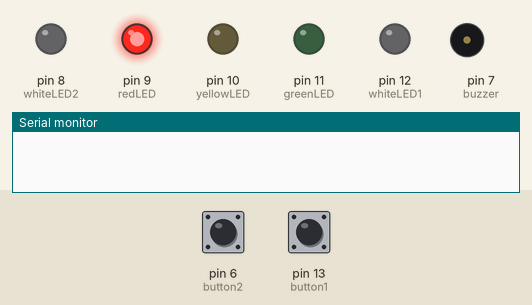
The sketch below on a simulated Arduino Uno, built with avr-gcc and run on an emulated ATmega328P. Shown: output pins drawn as LEDs (lit = HIGH), buzzer (waves = sounding, pin HIGH), the last lines printed to the serial monitor. Dashed ring = blinking. The test bench sets the inputs (shaded band); at power-on: pin 6 (button2) HIGH, pin 13 (button1) HIGH. Random numbers use the default seed unless the sketch sets one.

Above: at 2.9 s.
3.0 s: pin 6 (button2) pulled LOW for 0.15 s
At 3.8 s:
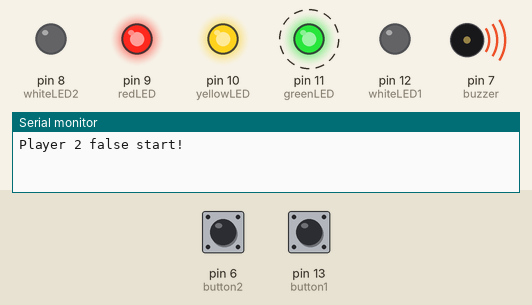
6.1 s: pin 6 (button2) pulled LOW for 1 s
At 8.9 s:
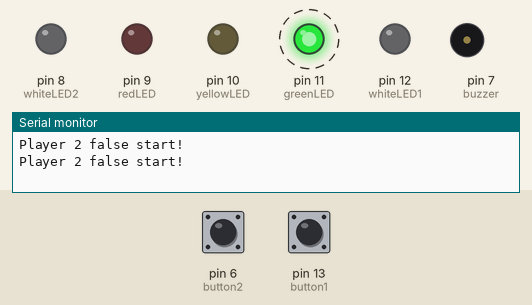
10.1 s: pin 6 (button2) pulled LOW for 3.2 s
At 13.5 s:
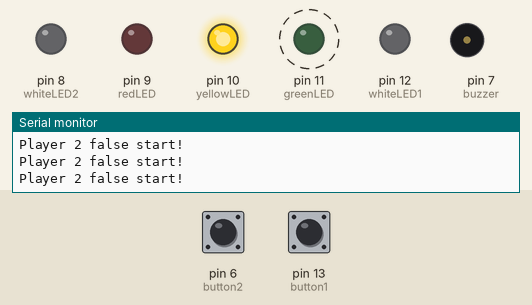
17.8 s: pin 13 (button1) pulled LOW for 0.15 s
At 19.5 s:
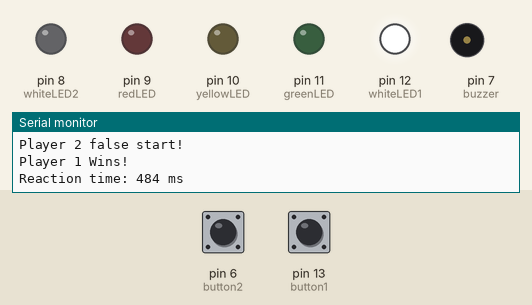
Timing chart, 0 to 21.8 s (numbered marks = the images above; inputs shaded):
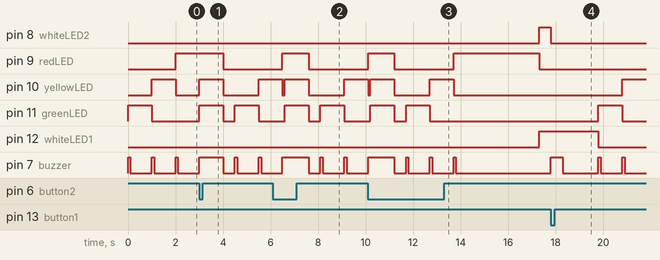

Measured:
- after the input at 3.0 s, pin 10 (yellowLED): LOW → HIGH at once, → LOW 1.0 s later, → HIGH 1.5 s later; pin 11 (greenLED): alternates HIGH for 1.0 s and LOW for 0.50 s, starting at once; pin 7 (buzzer): goes HIGH 1.0 s, LOW 0.50 s, HIGH 0.10 s, LOW 0.90 s, HIGH 0.10 s, then LOW, starting at once
- after the input at 6.1 s, pin 11 (greenLED): alternates HIGH for 1.0 s and LOW for 0.50 s, starting after 0.50 s
- after the input at 10.1 s, pin 11 (greenLED): alternates HIGH for 1.0 s and LOW for 0.50 s, 4 changes in all, then stays LOW, starting after 0.10 s
- after the input at 17.8 s, pin 8 (whiteLED2): HIGH → LOW at once; pin 10 (yellowLED): LOW → HIGH after 3.0 s; pin 11 (greenLED): LOW → HIGH after 2.0 s, → LOW 1.0 s later; pin 12 (whiteLED1): HIGH → LOW after 2.0 s; pin 7 (buzzer): goes HIGH 0.50 s, LOW 1.5 s, HIGH 0.10 s, LOW 0.90 s, HIGH 0.10 s, then LOW, starting at once
- by itself, pin 7 (buzzer): alternates HIGH for 0.10 s and LOW for 0.90 s

The sketch:

ReactionTime.ino
```cpp
/*Two player reaction time game using an Arduino Uno
  Components: Two white LEDS, one red LED, one yellow LED, one green LED
              Five 220Ohm resistors
              One Active buzzer
              Two buttons
*/

int whiteLED1 = 12;
int greenLED = 11;
int yellowLED = 10;
int redLED = 9;
int whiteLED2 = 8;

int buzzer = 7;

int button1 = 13;
int button2 = 6;

bool buttonPressed = false;

unsigned long startTime = 0;
unsigned long reactionTime = 0;

void setup() {
  Serial.begin(9600);

  pinMode(whiteLED1, OUTPUT);
  pinMode(greenLED, OUTPUT);
  pinMode(yellowLED, OUTPUT);
  pinMode(redLED, OUTPUT);
  pinMode(whiteLED2, OUTPUT);

  pinMode(buzzer, OUTPUT);

  pinMode(button1, INPUT_PULLUP);
  pinMode(button2, INPUT_PULLUP);

  //Creating random number using noise from floating analog pin
  //A0 is unconnected so its just picking up random electrical noise
  randomSeed(analogRead(A0));
}

void loop() {
  //Initial traffic light LED sequence. Buzzer sounds when each light turns on.
  digitalWrite(greenLED, HIGH);
  digitalWrite(buzzer, HIGH);
  delay(100);
  digitalWrite(buzzer, LOW);
  delay(900);
  digitalWrite(greenLED, LOW);

  digitalWrite(yellowLED, HIGH);
  digitalWrite(buzzer, HIGH);
  delay(100);
  digitalWrite(buzzer, LOW);
  delay(900);
  digitalWrite(yellowLED, LOW);

  digitalWrite(redLED, HIGH);
  digitalWrite(buzzer, HIGH);
  delay(100);
  digitalWrite(buzzer, LOW);

  unsigned long waitTime = random(900, 4901);
  unsigned long start = millis();
  bool falseStart = false;

  //While loop to detect false starts during the red button waiting phase
  while (millis() - start < waitTime) {
    if (digitalRead(button1) == LOW) {
      buttonPressed = true;
      Serial.println("Player 1 false start!");
      falseStart = true;
      break;
    } else if (digitalRead(button2) == LOW) {
      buttonPressed = true;
      Serial.println("Player 2 false start!");
      falseStart = true;
      break;
    }
  }

  if (!falseStart) {
    digitalWrite(redLED, LOW);


    digitalWrite(whiteLED1, HIGH);
    digitalWrite(whiteLED2, HIGH);
    startTime = millis();

    //While neither button has been pressed white LEDs stay on.
    while (!buttonPressed) {

      //The buttons use pull-up logic so their default state is HIGH (1).
      //When pressed their state will become LOW (0).
      if (digitalRead(button1) == LOW) {
        buttonPressed = true;
        reactionTime = millis() - startTime;

        digitalWrite(whiteLED2, LOW);  //Player 2's light turns off
        Serial.println("Player 1 Wins!");
      }
      else if (digitalRead(button2) == LOW) {
        buttonPressed = true;
        reactionTime = millis() - startTime;

        digitalWrite(whiteLED1, LOW);  //Player 1's light turns off
        Serial.println("Player 2 Wins!");
      }
    }

    //Display Reaction Time
    Serial.print("Reaction time: ");
    Serial.print(reactionTime);
    Serial.println(" ms");
    //Sound buzzer after one of the players wins
    digitalWrite(buzzer, HIGH);
    delay(500);
    digitalWrite(buzzer, LOW);

    delay(1500);  //Long delay to rub in the loss
    digitalWrite(whiteLED1, LOW);
    digitalWrite(whiteLED2, LOW);
  }

  else{
    digitalWrite(greenLED, HIGH);
    digitalWrite(yellowLED, HIGH);
    digitalWrite(redLED, HIGH);
    digitalWrite(buzzer, HIGH);
    delay(1000);
    digitalWrite(greenLED, LOW);
    digitalWrite(yellowLED, LOW);
    digitalWrite(redLED, LOW);
    digitalWrite(buzzer, LOW);
    delay(500);
  }
  buttonPressed = false;

}
```
